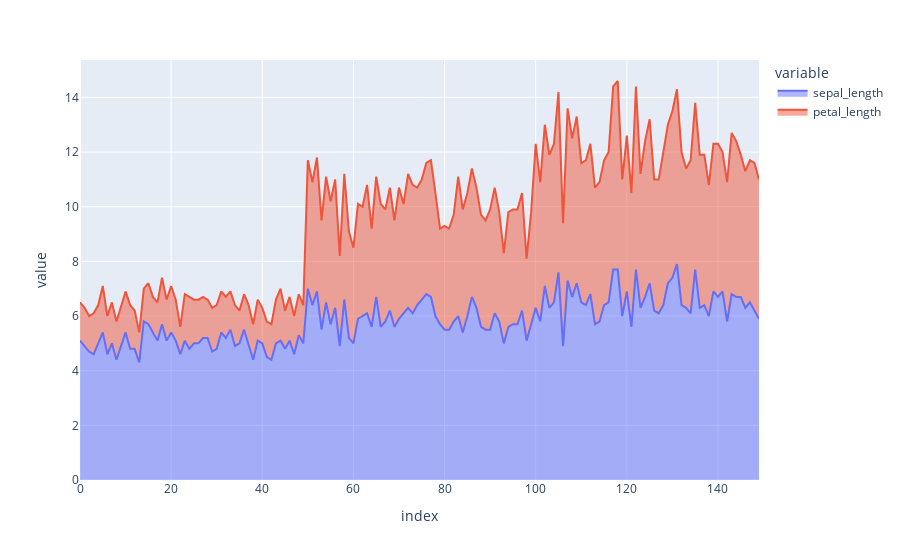

Notebook cell for this chart:
### Code cell
px.area(iris,y = ['sepal_length' ,'petal_length'])

### Figure 1 — Plotly figure (JSON) as saved in the notebook; plotly's stock layout.template omitted (floating-point values rounded to 4 significant figures; data arrays with more than 128 entries replaced by an {"elided": "..."} marker saying what was removed)
{"data": [{"fillpattern": {"shape": ""}, "hovertemplate": "variable=sepal_length<br>index=%{x}<br>value=%{y}<extra></extra>", "legendgroup": "sepal_length", "line": {"color": "#636efa"}, "marker": {"symbol": "circle"}, "mode": "lines", "name": "sepal_length", "orientation": "v", "showlegend": true, "stackgroup": "1", "type": "scatter", "x": {"elided": "150 int values"}, "xaxis": "x", "y": {"elided": "150 float values"}, "yaxis": "y"}, {"fillpattern": {"shape": ""}, "hovertemplate": "variable=petal_length<br>index=%{x}<br>value=%{y}<extra></extra>", "legendgroup": "petal_length", "line": {"color": "#EF553B"}, "marker": {"symbol": "circle"}, "mode": "lines", "name": "petal_length", "orientation": "v", "showlegend": true, "stackgroup": "1", "type": "scatter", "x": {"elided": "150 int values"}, "xaxis": "x", "y": {"elided": "150 float values"}, "yaxis": "y"}], "layout": {"legend": {"title": {"text": "variable"}, "tracegroupgap": 0}, "margin": {"t": 60}, "xaxis": {"anchor": "y", "domain": [0, 1], "title": {"text": "index"}}, "yaxis": {"anchor": "x", "domain": [0, 1], "title": {"text": "value"}}}}
